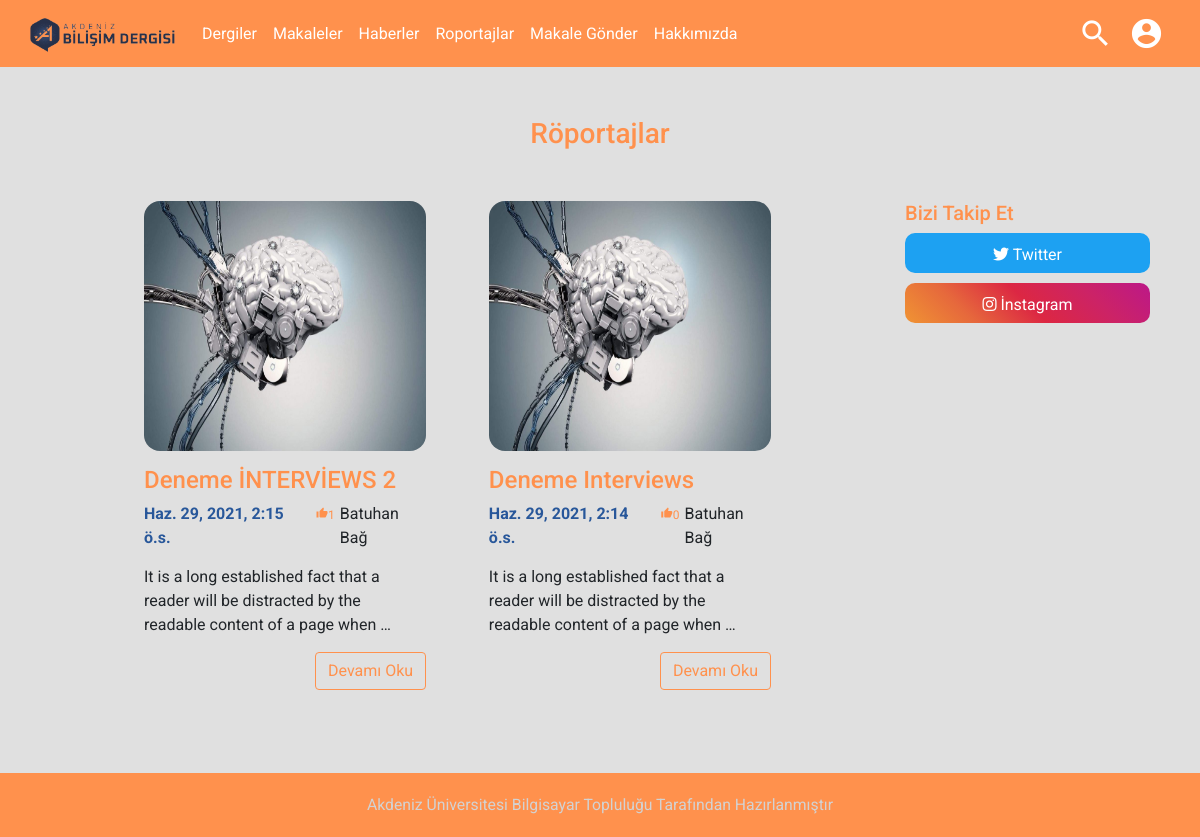
The app's page /interviews/ with its own data.
### interviews/models.py (models this page shows, shortened)
class Interviews(models.Model):
    author = models.ForeignKey(
        "account.Account", on_delete=models.CASCADE, verbose_name="Yazar")
    title = models.CharField(max_length=50, verbose_name="Başlık")
    interviews_content = RichTextField()
    created_date = models.DateTimeField(
        auto_now_add=True, verbose_name="Oluşturulma Tarihi")
    interviews_image = models.FileField(
        blank=True, null=True, verbose_name="Röportaj'a Kapak Fotoğrafı Ekleyiniz.")
    interviews_image2 = models.FileField(
        blank=True, null=True, verbose_name="Röportaj'a 2.Fotoğraf veya Video Ekleyiniz.")
    interviews_image3 = models.FileField(
        blank=True, null=True, verbose_name="Röportaj'a 3.Fotoğraf veya Video Ekleyiniz.")
    likes = models.ManyToManyField(
        "account.Account", related_name='likes_interviews', blank=True)
    favourite_interviews = models.ManyToManyField(
        "account.Account", related_name='favourite_interviews', blank=True)
    read = models.IntegerField(default=0)
    def total_likes(self):
        return self.likes.count()
    class Meta:
        ordering = ['-created_date']

### account/models.py (models this page shows, shortened)
class Account(AbstractBaseUser):
    accType = (
        ('accType1', 'Öğrenci'),
        ('accType2', 'Akademisyen')
    )
    email = models.EmailField(verbose_name="email", max_length=60, unique=True)
    username = models.CharField(max_length=30)
    date_joined = models.DateTimeField(
        verbose_name='date joined', auto_now_add=True)
    last_login = models.DateTimeField(verbose_name='last login', auto_now=True)
    is_admin = models.BooleanField(default=False)
    is_active = models.BooleanField(default=True)
    is_staff = models.BooleanField(default=False)
    is_superuser = models.BooleanField(default=False)
    universty = models.CharField(max_length=250)
    fullName = models.CharField(max_length=30)
    department = models.CharField(max_length=250)
    account_type = models.CharField(
        max_length=10, choices=accType, default='accType1')
    account_avatar = models.FileField(
        blank=True, null=True, verbose_name='Fotoğraf ekle')
    USERNAME_FIELD = 'email'
    REQUIRED_FIELDS = ['fullName', 'universty', 'department', 'account_type']
    objects = MyAccountManager()

### interviews/views.py (the view)
# urls.py: path('interviews/', include("interviews.urls")),
def interviews(request):
    interviews = Interviews.objects.all()
    return render(request, "interviews.html", {"interviews": interviews})

### templates/interviews.html (shortened to what this page needs)
{% extends "layout.html" %}
{% load static %}
{% block body %}
<link rel="stylesheet" href="{% static 'css/footer.css' %}">
<link rel="stylesheet" href="{% static 'css/news.css' %}">
<link rel="stylesheet" href="{% static 'css/socialMedia.css' %}">
<link rel="stylesheet" href="{% static 'css/navbar.css' %}">
<div class="container mb-5 ">
    <h3 style="color: #ff914d; margin: 50px 0; text-align: center ;">Röportajlar</h3>
    <div class="row ">
        <div class="newsWrapper  col-md-9">
            {% for interviews in interviews %}
            <div class="flexItem">
                <div class="newsItem">
                    <img style="width: 100%" height="250px" src="{{interviews.interviews_image.url}}" alt="news">
                    <h4 style=" margin-top: 15px;"><a
                            href="{% url 'interviews:detail' interviews.id %}">{{interviews.title}}</a></h4>
                    <div class="newsHeader">
                        <time>{{interviews.created_date}}</time>
                        <span class="newsLike">
                            <span style="font-size: 12px; ;" class="material-icons">
                            </span>
                            <p>{{ interviews.total_likes }}</p>
                        </span>
                        <p class="author">{{interviews.author.fullName}}</p>
                    </div>
                    <p>{{interviews.interviews_content|safe|truncatewords:20}}</p>
                    <a type="button" href="{% url 'interviews:detail' interviews.id %}" class="btn right">Devamı Oku</a>
                </div>
            </div>
            {% endfor %}
        </div>
        <div class="col-md-3 socialMedia">
            <h5 style="color: #ff914d;">Bizi Takip Et</h5>
            <div class="socialmediaButtons">
                <a href="">
                    <button class="twitter">
                        <i style="color: white;" class="fab fa-twitter"></i>
                        Twitter
                    </button>
                </a>
                <a href="">
                    <button class="instagram">
                        <i style="color: white;" class="fab fa-instagram"></i>
                        İnstagram
                    </button>
                </a>
            </div>
        </div>
    </div>
</div>
{% endblock body %}

### templates/layout.html (shortened to what this page needs)
<!DOCTYPE html>
{% load static %}
<html lang="en">
<head>
    <link rel="stylesheet" href="{% static 'css/bootstrap.min.css' %}">
    <link rel="stylesheet" href="{% static 'bootstrap/css/bootstrap.min.css' %}">
    <link rel="stylesheet" href="https://use.fontawesome.com/releases/v5.15.3/css/all.css">
</head>
<body>
    {% include "includes/navbar.html" %}
    <div style="min-height: 82vh;">
        {% block body %}
        {% endblock body %}
    </div>
    {% include "includes/footer.html" %}
</body>
</html>

### templates/includes/navbar.html (shortened to what this page needs)
{% load static %}
<link rel="stylesheet" href="{% static 'css/navbar.css' %}">
<nav class="navbar sticky-top navbar-expand-lg ">
    <div class="container-fluid">
        <a class="navbar-brand" href="{% url 'index'  %}"><img style="height: 40px; width: 150px"
                src="{% static 'image/LogoDergi.png' %}" alt=""></a>
        <div class="collapse navbar-collapse nav-elements" id="navbarSupportedContent">
            <ul class="navbar-nav me-auto mb-2 mb-lg-0 ">
                <li class="nav-item">
                    <a class="nav-link" href="{% url 'journals:journals' %}">Dergiler</a>
                </li>
                <li class="nav-item ">
                    <a class="nav-link" href="{% url 'article:articles' %}">
                        Makaleler
                    </a>
                </li>
                <li class="nav-item">
                    <a class="nav-link" href="{% url 'news:news' %}">Haberler</a>
                </li>
                <li class="nav-item">
                    <a class="nav-link" href="{% url 'interviews:interviews' %}">Roportajlar</a>
                </li>
                <li class="nav-item">
                    <a class="nav-link" href="{% url 'sendArticle' %}">Makale Gönder</a>
                </li>
                <li class="nav-item">
                    <a class="nav-link" href="{% url 'about' %}">Hakkımızda</a>
                </li>
            </ul>
            <ul class="navbar-nav">
                <form class="d-flex" id="seacrh">
                    <span class="material-icons" style="cursor: pointer; color: white;" id="searchbtn" role="button">
                    </span>
                    <div class="hide" id="searchInput">
                    </div>
                </form>
                <li class="dropdown profile nav-item">
                    <span class="material-icons nav-link dropdown-toggle" style="cursor: pointer; color: white;"
                        id="profile" role="button" data-bs-toggle="dropdown" aria-expanded="false">
                    </span>
                </li>
            </ul>
        </div>
    </div>
</nav>

### templates/includes/footer.html
<footer>
    <div class="outer">
        <small>Akdeniz Üniversitesi Bilgisayar Topluluğu Tarafından Hazırlanmıştır</small>
    </div>
</footer>

### static/css/navbar.css (style rules this page uses)
span { user-select: none; }
.navbar { background-color: #ff914d; }
.navbar a { color: white; text-decoration: none; }
.nav-elements form { justify-content: flex-end; align-items: center; }
#searchbtn { font-size: 35px; }
.profile span { font-size: 35px; }
.profile .dropdown-toggle::after { display: none; }
.right { display: block; margin-left: auto; margin-top: 15px; color: #ff914d; border: 1px solid #ff914d; }

### static/css/footer.css (style rules this page uses)
footer { background-color:#ff914d; text-align: center; padding: 20px; }
.outer { display: flex; flex-direction: column; color: white; font-size: 18px; }
small { color: rgb(211, 210, 210); }

### static/css/news.css (style rules this page uses)
body { font-family: "Roboto", sans-serif; background-color: rgb(224, 224, 224); }
.newsWrapper { padding: 0 10%; display: flex; flex-wrap: wrap; justify-content: space-between; }
p { margin-bottom: 0px; }
.flexItem { width: 45%; display: flex; }
.newsItem { display: flex; flex-direction: column; margin-bottom: 40px; }
.newsItem > img { border-radius: 16px; }
.newsHeader { display: flex; align-items: baseline; margin-bottom: 15px; }
.newsItem > h4 > a { text-decoration: none; color: #ff914d; }
.newsLike { display: flex; color: #ff914d; font-size: 12px; align-items: baseline; }
time { color: rgb(40, 87, 154); font-weight: bold; margin: 0 10px 0 0; }
.author { margin-left: 5px; }

### static/css/socialMedia.css (style rules this page uses)
.socialMedia { padding: 0 20px; }
.socialmediaButtons { display: flex; flex-direction: column; }
.twitter { width: 100%; background-color: #1DA1F2; margin-bottom: 10px; height: 40px; align-items: center; border-radius: 10px; padding: 10px; outline: 0; border: 0px; color: white; }
.instagram { width: 100%; color: white; background: #f09433; background: -moz-linear-gradient(45deg, #f09433 0%, #e6683c 25%, #dc2743 50%, #cc2366 75%, #bc1888 100%); background: -webkit-linear-gradient(45deg, #f09433 0%, #e6683c 25%, #dc2743 50%, #cc2366 75%, #bc1888 100%); background: linear-gradient(45deg, #f09433 0%, #e6683c 25%, #dc2743 50%, #cc2366 75%, #bc1888 100%); margin-bottom: 10px; height: 40px; align-items: center; border-radius: 10px; padding: 10px; outline: 0; border: 0px; }

### templates/layout.html (style rules this page uses)
body { font-family: 'Roboto', sans-serif; background-color: rgb(224, 224, 224); }

### records on screen
Interviews: interviews_image (picture), title "Deneme İNTERVİEWS 2", created_date "Haz. 29, 2021, 2:15 ö.s.", total_likes "1", author.fullName "Batuhan Bağ", interviews_content "It is a long established fact that a reader will be distracted by the readable content of a page when …"
Interviews: interviews_image (picture), title "Deneme Interviews", created_date "Haz. 29, 2021, 2:14 ö.s.", total_likes "0", author.fullName "Batuhan Bağ", interviews_content "It is a long established fact that a reader will be distracted by the readable content of a page when …"
